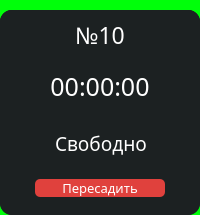
                  <widget class="QFrame" name="PC_10">
                   <property name="styleSheet">
                    <string notr="true">background-color: #00FF0A;
border-radius: 15px;</string>
                   </property>
                   <property name="frameShape">
                    <enum>QFrame::StyledPanel</enum>
                   </property>
                   <property name="frameShadow">
                    <enum>QFrame::Raised</enum>
                   </property>
                   <layout class="QVBoxLayout" name="verticalLayout_74">
                    <property name="spacing">
                     <number>0</number>
                    </property>
                    <property name="leftMargin">
                     <number>0</number>
                    </property>
                    <property name="topMargin">
                     <number>10</number>
                    </property>
                    <property name="rightMargin">
                     <number>0</number>
                    </property>
                    <property name="bottomMargin">
                     <number>0</number>
                    </property>
                    <item>
                     <widget class="QFrame" name="frame_17">
                      <property name="styleSheet">
                       <string notr="true">background-color: rgb(28, 33, 34);
border-radius: 12px;</string>
                      </property>
                      <property name="frameShape">
                       <enum>QFrame::StyledPanel</enum>
                      </property>
                      <property name="frameShadow">
                       <enum>QFrame::Raised</enum>
                      </property>
                      <layout class="QVBoxLayout" name="verticalLayout_75">
                       <property name="spacing">
                        <number>0</number>
                       </property>
                       <property name="leftMargin">
                        <number>0</number>
                       </property>
                       <property name="topMargin">
                        <number>0</number>
                       </property>
                       <property name="rightMargin">
                        <number>0</number>
                       </property>
                       <property name="bottomMargin">
                        <number>0</number>
                       </property>
                       <item>
                        <widget class="QFrame" name="frame_18">
                         <property name="frameShape">
                          <enum>QFrame::StyledPanel</enum>
                         </property>
                         <property name="frameShadow">
                          <enum>QFrame::Raised</enum>
                         </property>
                         <layout class="QVBoxLayout" name="verticalLayout_76">
                          <property name="spacing">
                           <number>0</number>
                          </property>
                          <property name="leftMargin">
                           <number>0</number>
                          </property>
                          <property name="topMargin">
                           <number>0</number>
                          </property>
                          <property name="rightMargin">
                           <number>0</number>
                          </property>
                          <property name="bottomMargin">
                           <number>0</number>
                          </property>
                          <item>
                           <widget class="QFrame" name="num_pc_10">
                            <property name="frameShape">
                             <enum>QFrame::StyledPanel</enum>
                            </property>
                            <property name="frameShadow">
                             <enum>QFrame::Raised</enum>
                            </property>
                            <layout class="QHBoxLayout" name="horizontalLayout_68">
                             <item>
                              <widget class="QLabel" name="num_10">
                               <property name="font">
                                <font>
                                 <family>Montserrat Medium</family>
                                 <pointsize>-1</pointsize>
                                </font>
                               </property>
                               <property name="layoutDirection">
                                <enum>Qt::LeftToRight</enum>
                               </property>
                               <property name="styleSheet">
                                <string notr="true">color: #fff; font-size: 23px;</string>
                               </property>
                               <property name="text">
                                <string>№10</string>
                               </property>
                               <property name="alignment">
                                <set>Qt::AlignCenter</set>
                               </property>
                              </widget>
                             </item>
                            </layout>
                           </widget>
                          </item>
                          <item>
                           <widget class="QFrame" name="timer_pc_10">
                            <property name="frameShape">
                             <enum>QFrame::StyledPanel</enum>
                            </property>
                            <property name="frameShadow">
                             <enum>QFrame::Raised</enum>
                            </property>
                            <layout class="QHBoxLayout" name="horizontalLayout_69">
                             <item>
                              <widget class="QLabel" name="timer_10">
                               <property name="font">
                                <font>
                                 <family>Montserrat Medium</family>
                                 <pointsize>-1</pointsize>
                                </font>
                               </property>
                               <property name="styleSheet">
                                <string notr="true">color: #fff; font-size: 25px;</string>
                               </property>
                               <property name="text">
                                <string>00:00:00</string>
                               </property>
                               <property name="alignment">
                                <set>Qt::AlignCenter</set>
                               </property>
                              </widget>
                             </item>
                            </layout>
                           </widget>
                          </item>
                          <item>
                           <widget class="QFrame" name="line_10">
                            <property name="maximumSize">
                             <size>
                              <width>16777215</width>
                              <height>2</height>
                             </size>
                            </property>
                            <property name="styleSheet">
                             <string notr="true">background-color: #7B7B7B;</string>
                            </property>
                            <property name="frameShape">
                             <enum>QFrame::StyledPanel</enum>
                            </property>
                            <property name="frameShadow">
                             <enum>QFrame::Raised</enum>
                            </property>
                           </widget>
                          </item>
                         </layout>
                        </widget>
                       </item>
                       <item>
                        <widget class="QFrame" name="frame_19">
                         <property name="maximumSize">
                          <size>
                           <width>16777215</width>
                           <height>125</height>
                          </size>
                         </property>
                         <property name="sizeIncrement">
                          <size>
                           <width>0</width>
                           <height>0</height>
                          </size>
                         </property>
                         <property name="frameShape">
                          <enum>QFrame::StyledPanel</enum>
                         </property>
                         <property name="frameShadow">
                          <enum>QFrame::Raised</enum>
                         </property>
                         <layout class="QVBoxLayout" name="verticalLayout_77">
                          <item>
                           <widget class="QFrame" name="info_PC_10">
                            <property name="maximumSize">
                             <size>
                              <width>16777215</width>
                              <height>42</height>
                             </size>
                            </property>
                            <property name="font">
                             <font>
                              <pointsize>8</pointsize>
                             </font>
                            </property>
                            <property name="frameShape">
                             <enum>QFrame::StyledPanel</enum>
                            </property>
                            <property name="frameShadow">
                             <enum>QFrame::Raised</enum>
                            </property>
                            <layout class="QHBoxLayout" name="horizontalLayout_70">
                             <property name="leftMargin">
                              <number>11</number>
                             </property>
                             <item>
                              <widget class="QLabel" name="info_10">
                               <property name="font">
                                <font>
                                 <family>Montserrat Medium</family>
                                 <pointsize>-1</pointsize>
                                </font>
                               </property>
                               <property name="styleSheet">
                                <string notr="true">color: #fff; font-size: 19px;</string>
                               </property>
                               <property name="text">
                                <string>Свободно</string>
                               </property>
                               <property name="alignment">
                                <set>Qt::AlignCenter</set>
                               </property>
                              </widget>
                             </item>
                            </layout>
                           </widget>
                          </item>
                          <item>
                           <widget class="QFrame" name="btn_transplant_PC_15">
                            <property name="maximumSize">
                             <size>
                              <width>16777215</width>
                              <height>60</height>
                             </size>
                            </property>
                            <property name="frameShape">
                             <enum>QFrame::StyledPanel</enum>
                            </property>
                            <property name="frameShadow">
                             <enum>QFrame::Raised</enum>
                            </property>
                            <layout class="QHBoxLayout" name="horizontalLayout_71">
                             <item>
                              <widget class="QPushButton" name="transplant_10">
                               <property name="maximumSize">
                                <size>
                                 <width>130</width>
                                 <height>50</height>
                                </size>
                               </property>
                               <property name="font">
                                <font>
                                 <family>Montserrat Medium</family>
                                 <pointsize>10</pointsize>
                                </font>
                               </property>
                               <property name="styleSheet">
                                <string notr="true">QPushButton{
background-color: rgb(224, 65, 61);
color: #fff;
border-radius: 5px;
}

QPushButton:hover{
background-color: rgb(204, 5, 0);
}</string>
                               </property>
                               <property name="text">
                                <string>Пересадить</string>
                               </property>
                              </widget>
                             </item>
                            </layout>
                           </widget>
                          </item>
                         </layout>
                        </widget>
                       </item>
                      </layout>
                     </widget>
                    </item>
                   </layout>
                  </widget>
